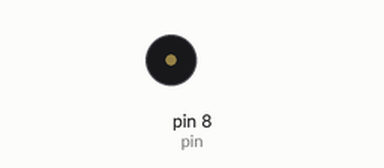
Recording of a sketch running on a simulated Arduino Uno, built with avr-gcc and run on an emulated ATmega328P. Parts: buzzer (waves = sounding).

Above: at 2.2 s.
At 6.35 s:
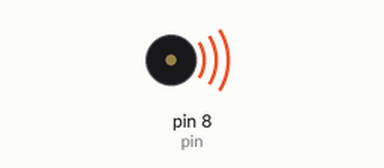
Timing chart, 0 to 6.7 s (numbered marks = the images above):
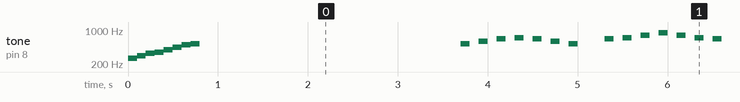

Measured:
- by itself, tone on pin 8 (pin): plays 262 Hz for 0.10 s, 294 Hz for 0.10 s, 330 Hz for 0.10 s, 349 Hz for 0.10 s, 392 Hz for 0.10 s, 440 Hz for 0.10 s … (424 notes in this stretch)

The sketch:

Passive_Buzzer.ino
```cpp
#include <pitches.h>

//int duration = 200;
int duration = 100;
int pin = 8;
int melody[] = {
 NOTE_C5,  0, NOTE_D5,  0, NOTE_E5,  0, NOTE_F5,  0, NOTE_E5,  0, NOTE_D5,  0, NOTE_C5,  0,  0,  0,
 NOTE_E5,  0, NOTE_F5,  0, NOTE_G5,  0, NOTE_A5,  0, NOTE_G5,  0, NOTE_F5,  0, NOTE_E5,  0,  0,  0,
 NOTE_C5,  0,  0,  0, NOTE_C5,  0,  0,  0, NOTE_C5,  0,  0,  0, NOTE_C5,  0,  0,  0,
 NOTE_C5, NOTE_C5, NOTE_D5, NOTE_D5, NOTE_E5, NOTE_E5, NOTE_F5, NOTE_F5, NOTE_E5,  0, NOTE_D5,  0, NOTE_C5,  0,  0,  0 };

void setup() {
}

void loop() {
  tone(pin, 262, duration);
  delay(duration);
  tone(pin, 294, duration);
  delay(duration);
  tone(pin, 330, duration);
  delay(duration);
  tone(pin, 349, duration);
  delay(duration);
  tone(pin, 392, duration);
  delay(duration);
  tone(pin, 440, duration);
  delay(duration);
  tone(pin, 494, duration);
  delay(duration);
  tone(pin, 523, duration);
  delay(3000);

  for (int i = 0; i < 64; i++) {
    tone(pin, melody[i], duration);
    delay(duration);
  }
}
```
